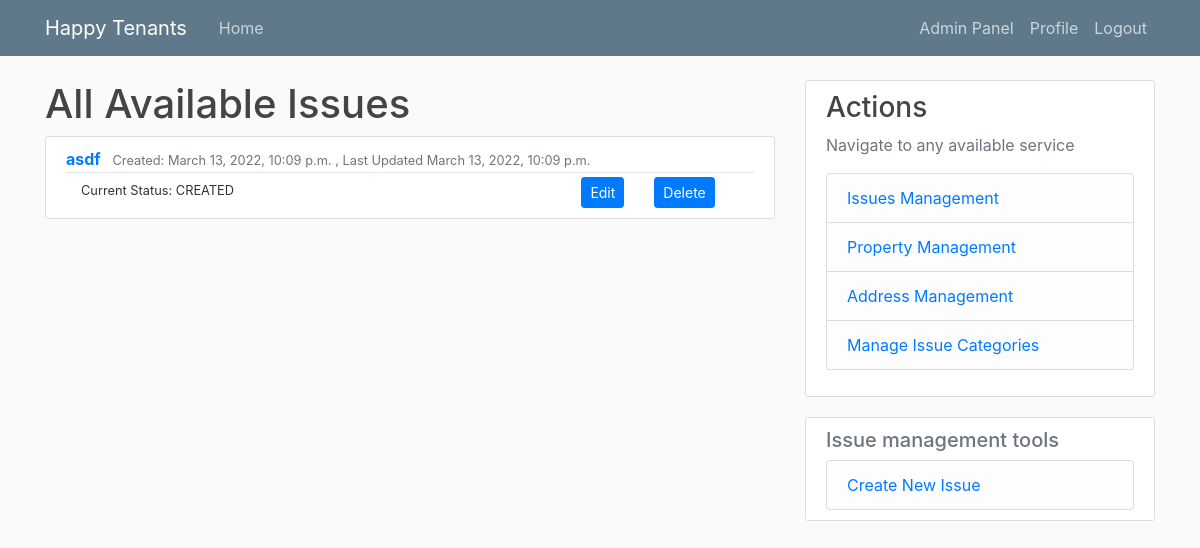
/issues/ (signed in), run on an earlier commit of the app's database.
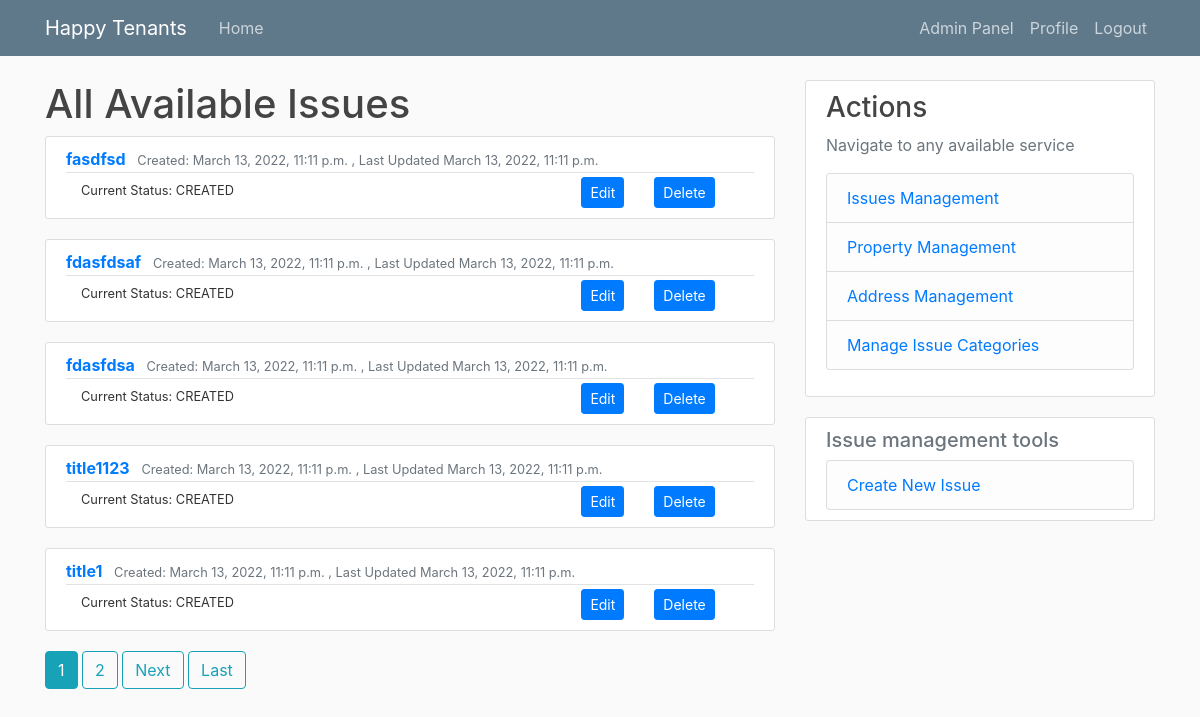
And on a later commit of the database.
### tenant_mgmt/models.py (models this page shows, shortened)
class Issue(models.Model):
    class StatusENUM(models.TextChoices):
        CRE = 'CREATED',
        ASS = 'ASSIGNED',
        PRO = 'IN_PROGRESS',
        COM = 'COMPLETED',
        DEL = 'DELETED',
        CLO = 'CLOSE'
    title = models.CharField(max_length=50, null=False, blank=False)
    description = models.TextField(max_length=200, null=False, blank=False)
    category = models.ForeignKey(IssueCategory, on_delete=models.SET_NULL, null=True)
    related_property = models.ForeignKey(Property, on_delete=models.CASCADE)
    status = models.CharField(max_length=20, choices=StatusENUM.choices, default=StatusENUM.CRE)
    manager = models.ForeignKey(User, on_delete=models.SET_NULL, default=None, blank=True, null=True, related_name="assigned_by_issues_set")
    assignee = models.ForeignKey(User, on_delete=models.SET_NULL, default=None, blank=True, null=True, related_name="assigned_to_issues_set")
    submitter = models.ForeignKey(User, on_delete=models.CASCADE, related_name="submitted_issues_set")
    created = models.DateTimeField(auto_now_add=True)
    updated = models.DateTimeField(auto_now=True)
    def __str__(self) -> str:
        return self.title
    class Meta:
        ordering = ['-updated', '-created']

### tenant_mgmt/views.py (the view)
# urls.py: path('issues/', IssuesListView.as_view(), name='issues'),
@method_decorator([login_required], name='dispatch')
class IssuesListView(ListView):
    model = Issue
    template_name = 'tnt_mgmt/issue/list.html'
    context_object_name = 'issues'
    paginate_by = 5
    def get_queryset(self):
        status = self.request.GET.get('status')
        if status:
            if util.is_admin_or_manager(self.request.user):
                return Issue.objects.filter(status=status).order_by('-created')
            if util.is_employee(self.request.user):
                 return Issue.objects.filter(status=status, assignee=self.request.user)
        if util.is_admin_or_manager(self.request.user):
            return Issue.objects.all()
        if util.is_employee(self.request.user):
            return Issue.objects.filter(assignee=self.request.user)
        else:
            return Issue.objects.filter(submitter=self.request.user)

### tenant_mgmt/templatetags/extra_filters.py (called while the page is built)
@register.filter(name='has_groups')
def has_groups(user, group_names):
    groups = list(group_names.split('|'))
    userGroups = user.groups.all()
    for groupName in groups:
        group = Group.objects.get(name=groupName)
        if group in userGroups:
            return True
    return False

@register.filter(name='is_active')
def is_active(user):
    return len(user.groups.all()) > 0

### tenant_mgmt/util.py (called while the page is built)
def is_admin_or_manager(user):
    return is_admin(user) or is_manager(user)

def is_admin(user):
    return Group.objects.get(name='administrator') in user.groups.all()

### tenant_mgmt/templates/tnt_mgmt/issue/list.html (shortened to what this page needs)
{% extends "./base.html" %} {% block content %}
{% load extra_filters %}
{% if request.user|has_groups:"administrator|manager" %}
  <h1>All Available Issues</h1>
{% endif %}
{% for issue in issues %}
<article class="media content-section">
  <div class="media-body">
    <div class="article-metadata">
      <a class="mr-2" href="{% url 'issueDetails' issue.id %}"> <b> {{ issue }} </b></a>
      <small class="text-muted"
        >Created: {{ issue.created}} , Last Updated {{issue.updated}}</small>
    </div>
    <div class="container">
      <div class="row">
        <div class="col">
          <small> Current Status: {{issue.status}}</small>
        </div>
        <div class="col-md-auto">
          <a class="btn btn-primary btn-sm" href="{% url 'issueEdit' issue.id %}" role="button">Edit</a>
        </div>
        <div class="col col-lg-2">
          <a class="btn btn-primary btn-sm" href="{% url 'issueDelete' issue.id %}" role="button">Delete</a>
        </div>
      </div>
    </div>
  </div>
</article>
{% empty %}
<small>Empty</small>
{% endfor %}
{% endblock content %}

What changed in the data, as far as the page shows it:
no longer on this page (row unchanged): Issue: title "asdf", created "March 13, 2022, 10:09 p.m.", updated "March 13, 2022, 10:09 p.m.", status "CREATED"
added Issue: title "fasdfsd", created "March 13, 2022, 11:11 p.m.", updated "March 13, 2022, 11:11 p.m.", status "CREATED"
added Issue: title "fdasfdsaf", created "March 13, 2022, 11:11 p.m.", updated "March 13, 2022, 11:11 p.m.", status "CREATED"
added Issue: title "fdasfdsa", created "March 13, 2022, 11:11 p.m.", updated "March 13, 2022, 11:11 p.m.", status "CREATED"
added Issue: title "title1123", created "March 13, 2022, 11:11 p.m.", updated "March 13, 2022, 11:11 p.m.", status "CREATED"
added Issue: title "title1", created "March 13, 2022, 11:11 p.m.", updated "March 13, 2022, 11:11 p.m.", status "CREATED"
Also different on the page:
new list line: "1"
new list line: "2"
text now shown: "Next Last"
